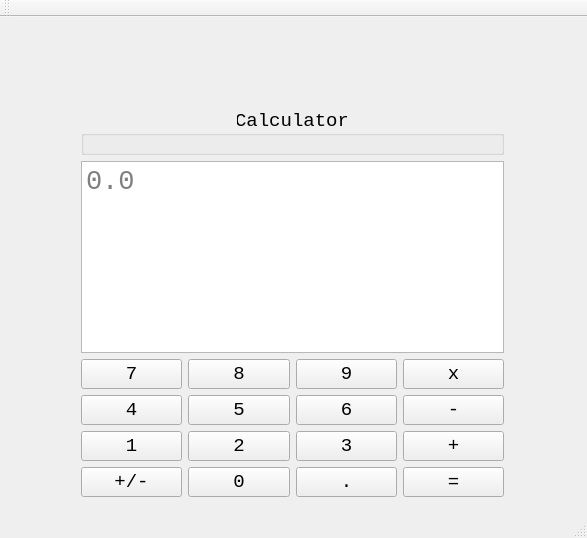
<?xml version="1.0" encoding="UTF-8"?>
<ui version="4.0">
 <class>Calc_MainWindow</class>
 <widget class="QMainWindow" name="Calc_MainWindow">
  <property name="geometry">
   <rect>
    <x>0</x>
    <y>0</y>
    <width>587</width>
    <height>538</height>
   </rect>
  </property>
  <property name="sizePolicy">
   <sizepolicy hsizetype="Maximum" vsizetype="Maximum">
    <horstretch>0</horstretch>
    <verstretch>0</verstretch>
   </sizepolicy>
  </property>
  <property name="font">
   <font>
    <family>Consolas</family>
    <pointsize>14</pointsize>
   </font>
  </property>
  <property name="windowTitle">
   <string>Calc_MainWindow</string>
  </property>
  <property name="layoutDirection">
   <enum>Qt::LeftToRight</enum>
  </property>
  <property name="styleSheet">
   <string notr="true"/>
  </property>
  <widget class="QWidget" name="centralWidget">
   <widget class="QWidget" name="gridLayoutWidget">
    <property name="geometry">
     <rect>
      <x>70</x>
      <y>80</y>
      <width>445</width>
      <height>411</height>
     </rect>
    </property>
    <layout class="QGridLayout" name="gridLayout">
     <item row="2" column="1">
      <widget class="QPushButton" name="pushButton_8">
       <property name="sizePolicy">
        <sizepolicy hsizetype="Minimum" vsizetype="Expanding">
         <horstretch>0</horstretch>
         <verstretch>0</verstretch>
        </sizepolicy>
       </property>
       <property name="font">
        <font>
         <family>Consolas</family>
         <pointsize>14</pointsize>
        </font>
       </property>
       <property name="styleSheet">
        <string notr="true">background-image: url(:/1593432372(1).png);</string>
       </property>
       <property name="text">
        <string>8</string>
       </property>
      </widget>
     </item>
     <item row="5" column="2">
      <widget class="QPushButton" name="pushButton_point">
       <property name="sizePolicy">
        <sizepolicy hsizetype="Minimum" vsizetype="Expanding">
         <horstretch>0</horstretch>
         <verstretch>0</verstretch>
        </sizepolicy>
       </property>
       <property name="font">
        <font>
         <family>Consolas</family>
         <pointsize>14</pointsize>
        </font>
       </property>
       <property name="styleSheet">
        <string notr="true">background-image: url(:/1593432372(1).png);</string>
       </property>
       <property name="text">
        <string>.</string>
       </property>
      </widget>
     </item>
     <item row="4" column="3">
      <widget class="QPushButton" name="pushButton_add">
       <property name="sizePolicy">
        <sizepolicy hsizetype="Minimum" vsizetype="Expanding">
         <horstretch>0</horstretch>
         <verstretch>0</verstretch>
        </sizepolicy>
       </property>
       <property name="font">
        <font>
         <family>Consolas</family>
         <pointsize>14</pointsize>
        </font>
       </property>
       <property name="styleSheet">
        <string notr="true">background-image: url(:/1593432372(1).png);</string>
       </property>
       <property name="text">
        <string>+</string>
       </property>
      </widget>
     </item>
     <item row="1" column="0" colspan="4">
      <widget class="QTextBrowser" name="textBrowser">
       <property name="sizePolicy">
        <sizepolicy hsizetype="Preferred" vsizetype="Preferred">
         <horstretch>0</horstretch>
         <verstretch>0</verstretch>
        </sizepolicy>
       </property>
       <property name="font">
        <font>
         <family>Consolas</family>
         <pointsize>20</pointsize>
        </font>
       </property>
       <property name="layoutDirection">
        <enum>Qt::LeftToRight</enum>
       </property>
       <property name="styleSheet">
        <string notr="true">background-image: url(:/1593432372(1).png);</string>
       </property>
       <property name="html">
        <string>&lt;!DOCTYPE HTML PUBLIC &quot;-//W3C//DTD HTML 4.0//EN&quot; &quot;http://www.w3.org/TR/REC-html40/strict.dtd&quot;&gt;
&lt;html&gt;&lt;head&gt;&lt;meta name=&quot;qrichtext&quot; content=&quot;1&quot; /&gt;&lt;style type=&quot;text/css&quot;&gt;
p, li { white-space: pre-wrap; }
&lt;/style&gt;&lt;/head&gt;&lt;body style=&quot; font-family:'Consolas'; font-size:20pt; font-weight:400; font-style:normal;&quot;&gt;
&lt;p align=&quot;right&quot; style=&quot;-qt-paragraph-type:empty; margin-top:0px; margin-bottom:0px; margin-left:0px; margin-right:0px; -qt-block-indent:0; text-indent:0px;&quot;&gt;&lt;br /&gt;&lt;/p&gt;&lt;/body&gt;&lt;/html&gt;</string>
       </property>
       <property name="placeholderText">
        <string>0.0</string>
       </property>
      </widget>
     </item>
     <item row="4" column="1">
      <widget class="QPushButton" name="pushButton_2">
       <property name="sizePolicy">
        <sizepolicy hsizetype="Minimum" vsizetype="Expanding">
         <horstretch>0</horstretch>
         <verstretch>0</verstretch>
        </sizepolicy>
       </property>
       <property name="font">
        <font>
         <family>Consolas</family>
         <pointsize>14</pointsize>
        </font>
       </property>
       <property name="styleSheet">
        <string notr="true">background-image: url(:/1593432372(1).png);</string>
       </property>
       <property name="text">
        <string>2</string>
       </property>
      </widget>
     </item>
     <item row="2" column="2">
      <widget class="QPushButton" name="pushButton_9">
       <property name="sizePolicy">
        <sizepolicy hsizetype="Minimum" vsizetype="Expanding">
         <horstretch>0</horstretch>
         <verstretch>0</verstretch>
        </sizepolicy>
       </property>
       <property name="font">
        <font>
         <family>Consolas</family>
         <pointsize>14</pointsize>
        </font>
       </property>
       <property name="styleSheet">
        <string notr="true">background-image: url(:/1593432372(1).png);</string>
       </property>
       <property name="text">
        <string>9</string>
       </property>
      </widget>
     </item>
     <item row="5" column="3">
      <widget class="QPushButton" name="pushButton_equal">
       <property name="sizePolicy">
        <sizepolicy hsizetype="Minimum" vsizetype="Expanding">
         <horstretch>0</horstretch>
         <verstretch>0</verstretch>
        </sizepolicy>
       </property>
       <property name="font">
        <font>
         <family>Consolas</family>
         <pointsize>14</pointsize>
        </font>
       </property>
       <property name="styleSheet">
        <string notr="true">background-image: url(:/1593432372(1).png);</string>
       </property>
       <property name="text">
        <string>=</string>
       </property>
      </widget>
     </item>
     <item row="4" column="2">
      <widget class="QPushButton" name="pushButton_3">
       <property name="sizePolicy">
        <sizepolicy hsizetype="Minimum" vsizetype="Expanding">
         <horstretch>0</horstretch>
         <verstretch>0</verstretch>
        </sizepolicy>
       </property>
       <property name="font">
        <font>
         <family>Consolas</family>
         <pointsize>14</pointsize>
        </font>
       </property>
       <property name="styleSheet">
        <string notr="true">background-image: url(:/1593432372(1).png);</string>
       </property>
       <property name="text">
        <string>3</string>
       </property>
      </widget>
     </item>
     <item row="3" column="0">
      <widget class="QPushButton" name="pushButton_4">
       <property name="sizePolicy">
        <sizepolicy hsizetype="Minimum" vsizetype="Expanding">
         <horstretch>0</horstretch>
         <verstretch>0</verstretch>
        </sizepolicy>
       </property>
       <property name="font">
        <font>
         <family>Consolas</family>
         <pointsize>14</pointsize>
        </font>
       </property>
       <property name="styleSheet">
        <string notr="true">background-image: url(:/1593432372(1).png);</string>
       </property>
       <property name="text">
        <string>4</string>
       </property>
      </widget>
     </item>
     <item row="3" column="2">
      <widget class="QPushButton" name="pushButton_6">
       <property name="sizePolicy">
        <sizepolicy hsizetype="Minimum" vsizetype="Expanding">
         <horstretch>0</horstretch>
         <verstretch>0</verstretch>
        </sizepolicy>
       </property>
       <property name="font">
        <font>
         <family>Consolas</family>
         <pointsize>14</pointsize>
        </font>
       </property>
       <property name="styleSheet">
        <string notr="true">background-image: url(:/1593432372(1).png);</string>
       </property>
       <property name="text">
        <string>6</string>
       </property>
      </widget>
     </item>
     <item row="3" column="1">
      <widget class="QPushButton" name="pushButton_5">
       <property name="sizePolicy">
        <sizepolicy hsizetype="Minimum" vsizetype="Expanding">
         <horstretch>0</horstretch>
         <verstretch>0</verstretch>
        </sizepolicy>
       </property>
       <property name="font">
        <font>
         <family>Consolas</family>
         <pointsize>14</pointsize>
        </font>
       </property>
       <property name="styleSheet">
        <string notr="true">background-image: url(:/1593432372(1).png);</string>
       </property>
       <property name="text">
        <string>5</string>
       </property>
      </widget>
     </item>
     <item row="4" column="0">
      <widget class="QPushButton" name="pushButton_1">
       <property name="sizePolicy">
        <sizepolicy hsizetype="Minimum" vsizetype="Expanding">
         <horstretch>0</horstretch>
         <verstretch>0</verstretch>
        </sizepolicy>
       </property>
       <property name="font">
        <font>
         <family>Consolas</family>
         <pointsize>14</pointsize>
        </font>
       </property>
       <property name="styleSheet">
        <string notr="true">background-image: url(:/1593432372(1).png);</string>
       </property>
       <property name="text">
        <string>1</string>
       </property>
      </widget>
     </item>
     <item row="3" column="3">
      <widget class="QPushButton" name="pushButton_mins">
       <property name="sizePolicy">
        <sizepolicy hsizetype="Minimum" vsizetype="Expanding">
         <horstretch>0</horstretch>
         <verstretch>0</verstretch>
        </sizepolicy>
       </property>
       <property name="font">
        <font>
         <family>Consolas</family>
         <pointsize>14</pointsize>
        </font>
       </property>
       <property name="styleSheet">
        <string notr="true">background-image: url(:/1593432372(1).png);</string>
       </property>
       <property name="text">
        <string>-</string>
       </property>
      </widget>
     </item>
     <item row="2" column="3">
      <widget class="QPushButton" name="pushButton_X">
       <property name="sizePolicy">
        <sizepolicy hsizetype="Minimum" vsizetype="Expanding">
         <horstretch>0</horstretch>
         <verstretch>0</verstretch>
        </sizepolicy>
       </property>
       <property name="font">
        <font>
         <family>Consolas</family>
         <pointsize>14</pointsize>
        </font>
       </property>
       <property name="styleSheet">
        <string notr="true">background-image: url(:/1593432372(1).png);</string>
       </property>
       <property name="text">
        <string>x</string>
       </property>
      </widget>
     </item>
     <item row="5" column="0">
      <widget class="QPushButton" name="pushButton_addmins">
       <property name="sizePolicy">
        <sizepolicy hsizetype="Minimum" vsizetype="Expanding">
         <horstretch>0</horstretch>
         <verstretch>0</verstretch>
        </sizepolicy>
       </property>
       <property name="font">
        <font>
         <family>Consolas</family>
         <pointsize>14</pointsize>
        </font>
       </property>
       <property name="styleSheet">
        <string notr="true">background-image: url(:/1593432372(1).png);</string>
       </property>
       <property name="text">
        <string>+/-</string>
       </property>
      </widget>
     </item>
     <item row="5" column="1">
      <widget class="QPushButton" name="pushButton_0">
       <property name="sizePolicy">
        <sizepolicy hsizetype="Minimum" vsizetype="Expanding">
         <horstretch>0</horstretch>
         <verstretch>0</verstretch>
        </sizepolicy>
       </property>
       <property name="font">
        <font>
         <family>Consolas</family>
         <pointsize>14</pointsize>
        </font>
       </property>
       <property name="styleSheet">
        <string notr="true">background-image: url(:/1593432372(1).png);</string>
       </property>
       <property name="text">
        <string>0</string>
       </property>
      </widget>
     </item>
     <item row="2" column="0">
      <widget class="QPushButton" name="pushButton_7">
       <property name="sizePolicy">
        <sizepolicy hsizetype="Minimum" vsizetype="Expanding">
         <horstretch>0</horstretch>
         <verstretch>0</verstretch>
        </sizepolicy>
       </property>
       <property name="font">
        <font>
         <family>Consolas</family>
         <pointsize>14</pointsize>
        </font>
       </property>
       <property name="styleSheet">
        <string notr="true">background-image: url(:/1593432372(1).png);</string>
       </property>
       <property name="text">
        <string>7</string>
       </property>
       <property name="icon">
        <iconset theme="7">
         <normaloff>.</normaloff>.</iconset>
       </property>
       <property name="flat">
        <bool>false</bool>
       </property>
      </widget>
     </item>
     <item row="0" column="0" colspan="4">
      <widget class="QGroupBox" name="calc_groupBox">
       <property name="font">
        <font>
         <family>Consolas</family>
         <pointsize>14</pointsize>
        </font>
       </property>
       <property name="title">
        <string>Calculator</string>
       </property>
       <property name="alignment">
        <set>Qt::AlignCenter</set>
       </property>
       <property name="flat">
        <bool>true</bool>
       </property>
      </widget>
     </item>
    </layout>
   </widget>
  </widget>
  <widget class="QToolBar" name="mainToolBar">
   <attribute name="toolBarArea">
    <enum>TopToolBarArea</enum>
   </attribute>
   <attribute name="toolBarBreak">
    <bool>false</bool>
   </attribute>
  </widget>
  <widget class="QStatusBar" name="statusBar"/>
 </widget>
 <layoutdefault spacing="6" margin="11"/>
 <resources/>
 <connections/>
</ui>
